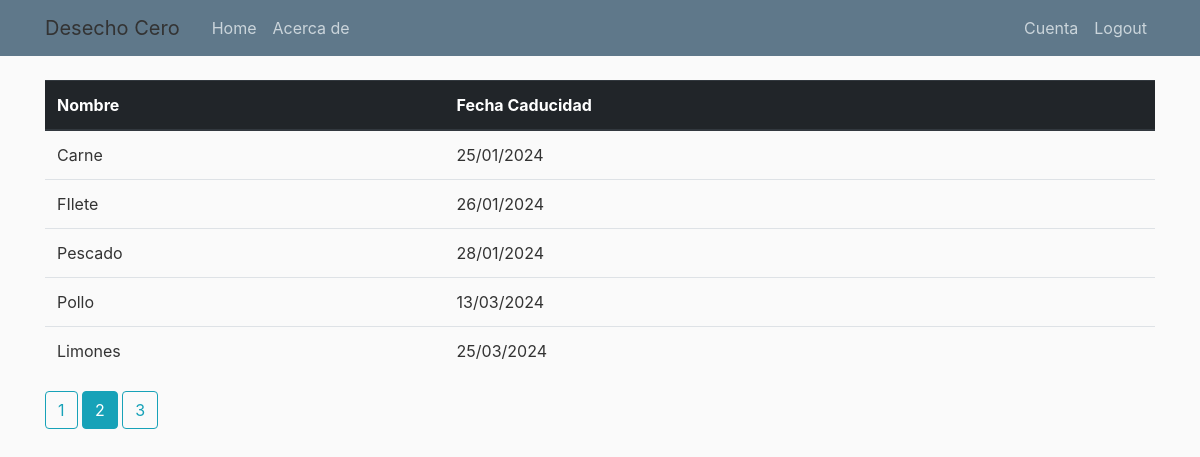
Screenshot of /user/juan123?page=2 (signed in) with the database file from the repository.
### app/models.py (models this page shows, shortened)
class Articulo(db.Model):
    id = db.Column(db.Integer, primary_key=True)
    nombre = db.Column(db.String(100), nullable=False)
    fecha_caducidad = db.Column(db.DateTime, nullable=False)
    fecha_compra = db.Column(db.DateTime, nullable=False, default=datetime.utcnow)
    fecha_consumo = db.Column(db.DateTime, nullable=True)
    user_id = db.Column(db.Integer, db.ForeignKey('user.id'), nullable=False)
    category = db.Column(db.Enum(Category))

### app/routes.py (the view)
@app.route("/user/<string:username>")
def user_articulos(username):
    page = request.args.get('page', 1, type=int)
    user = User.query.filter_by(username=username).first_or_404()
    articulos = Articulo.query.filter_by(user_id=user.id)\
        .order_by(Articulo.fecha_caducidad.asc()).paginate(page=page, per_page=5)
    return render_template('user_articulos.html', articulos=articulos, user=user)

### app/models.py (called while the page is built)
@login_manager.user_loader
def load_user(user_id):
    return User.query.get(int(user_id))

### app/routes.py (called while the page is built)
@app.template_filter()
def dateFormat(fecha):
    return fecha.strftime('%d/%m/%Y')

### app/templates/user_articulos.html
{% extends "layout.html" %}
{% block content %}
<table class="table">
  <thead class="thead-dark">
    <tr>
      <th>Nombre</th>
      <th>Fecha Caducidad</th>
    </tr>
    </thead>
    {% for articulo in articulos.items %}
    <tr>
      <td> {{ articulo.nombre }}</td>
      <td> {{ articulo.fecha_caducidad|dateFormat }}</td>
    </tr>
    {% endfor %}
</table>
{% for page_num in articulos.iter_pages(left_edge=1, right_edge=1, left_current=1, right_current=2) %}
      {% if page_num %}
        {% if articulos.page == page_num %}
          <a class="btn btn-info mb-4" href="{{ url_for('user_articulos',username=current_user.username, page=page_num) }}">{{ page_num }}</a>
        {% else %}
          <a class="btn btn-outline-info mb-4" href="{{ url_for('user_articulos', username=current_user.username, page=page_num) }}">{{ page_num }}</a>
        {% endif %}
      {% else %}
        ...
      {% endif %}
    {% endfor %}
{% endblock content %}

### app/static/main.css (style rules this page uses)
body { background: #fafafa; color: #333333; margin-top: 5rem; }

### rows the page displays
Articulo: nombre "Carne", fecha_caducidad "25/01/2024"
Articulo: nombre "FIlete", fecha_caducidad "26/01/2024"
Articulo: nombre "Pescado", fecha_caducidad "28/01/2024"
Articulo: nombre "Pollo", fecha_caducidad "13/03/2024"
Articulo: nombre "Limones", fecha_caducidad "25/03/2024"

### other values shown
{{ page_num }} "1" "3"
{{ page_num }} "2"
